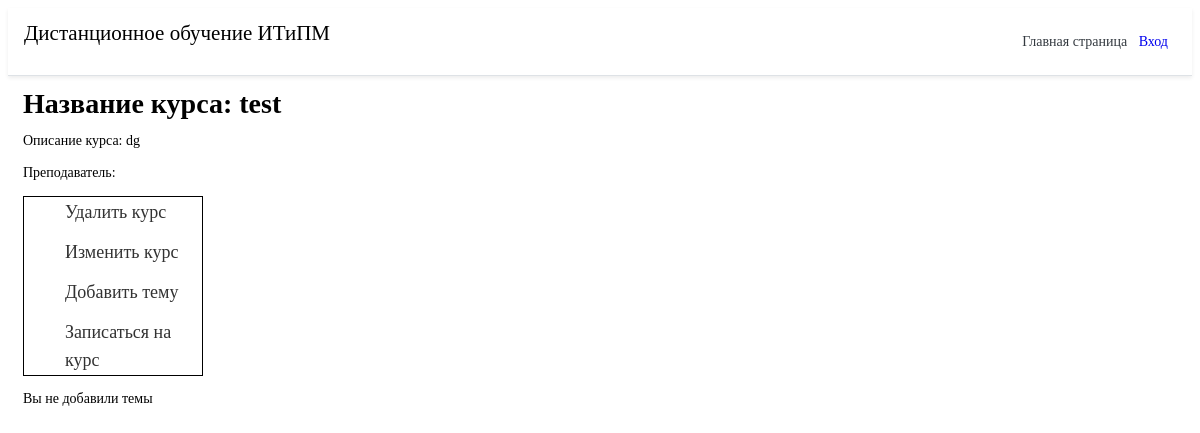
/course/1/, run on an earlier commit of the app's database.
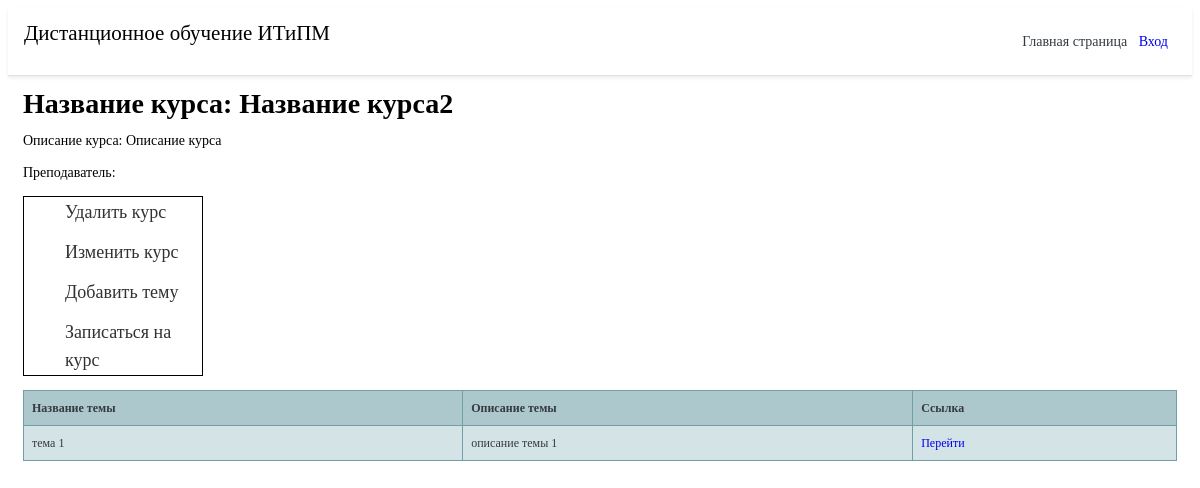
And on a later commit of the database.
### course/models.py (models this page shows, shortened)
class CourseTable(models.Model):
    title = models.CharField('Название курса', max_length=75)
    task = models.TextField('Описание курса', max_length=250)
    teacher = models.ForeignKey(User_table, on_delete=models.CASCADE)
    class Meta:
        verbose_name = 'Курс'
        verbose_name_plural = 'Курсы'

class TopicTable(models.Model):
    title = models.CharField('Название темы', max_length=75)
    task = models.TextField('Описание темы', max_length=250)
    id_course = models.ForeignKey(CourseTable, on_delete=models.CASCADE)
    class Meta:
        verbose_name = 'Тему'
        verbose_name_plural = 'Темы'

### course/views.py (the view)
# urls.py: path('<int:pk>/', views.detail, name='datail'),
def detail(request, pk):
    ku = list(CourseTable.objects.filter(id=pk).values())
    top = TopicTable.objects.filter(id_course=pk)
    user = auth.get_user(request)
    return render(request, 'cours/datail.html', {'post': ku[0], 'top': top, 'pk': pk})

### course/templates/cours/datail.html (shortened to what this page needs)
{% extends 'main/base.html' %}
{% block content %}
<h1>Название курса: {{ post.title }}</h1>
<p>Описание курса: {{ post.task }}</p>
<p>Преподаватель: {{ post.teacher }}</p>
<div class="menu_gl">
	<ul class="menu">
		<li><a href="{% url 'delete' pk %}">Удалить курс</a></li>
		<li><a href="{% url 'update' pk %}">Изменить курс</a></li>
		<li><a href="{% url 'newtopic' pk %}">Добавить тему</a></li>
		<li><a href="{% url 'record'  %}">Записаться на курс</a></li>
	</ul>
</div>
<div class="co">
      {% if top %}
    {% for el in top %}
		<table class="tftable">
			<tr>
				<th class="p-2 text-dark">Название темы</th>
				<th class="p-2 text-dark">Описание темы</th>
				<th class="p-2 text-dark">Ссылка</th>
			</tr>
			<tr>
				<td class="p-2 text-dark">{{ el.title }}</td>
				<td class="p-2 text-dark">{{ el.task }}</td>
				<td class="p-2 text-dark"><a href="{% url 'top_datail' pk el.id %}">Перейти</a></td>
			</tr>
		</table>
{%endfor%}
   {% else %}
   <p>Вы не добавили темы</p>
   {%endif%}
   {% endblock %}

What changed in the data, as far as the page shows it:
changed CourseTable: title "test" → "Название курса2"; task "dg" → "Описание курса"
added TopicTable: title "тема 1", task "описание темы 1"
Also different on the page:
text no longer shown: "Вы не добавили темы"
